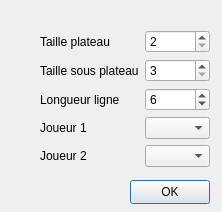
<?xml version="1.0" encoding="UTF-8"?>
<ui version="4.0">
 <class>Selec</class>
 <widget class="QDialog" name="Selec">
  <property name="geometry">
   <rect>
    <x>0</x>
    <y>0</y>
    <width>222</width>
    <height>212</height>
   </rect>
  </property>
  <property name="windowTitle">
   <string>Dialog</string>
  </property>
  <widget class="QWidget" name="formLayoutWidget">
   <property name="geometry">
    <rect>
     <x>40</x>
     <y>30</y>
     <width>170</width>
     <height>146</height>
    </rect>
   </property>
   <layout class="QFormLayout" name="formLayout">
    <item row="0" column="0">
     <widget class="QLabel" name="label">
      <property name="text">
       <string>Taille plateau</string>
      </property>
     </widget>
    </item>
    <item row="1" column="0">
     <widget class="QLabel" name="label_2">
      <property name="text">
       <string>Taille sous plateau</string>
      </property>
     </widget>
    </item>
    <item row="2" column="0">
     <widget class="QLabel" name="label_3">
      <property name="text">
       <string>Longueur ligne</string>
      </property>
     </widget>
    </item>
    <item row="0" column="1">
     <widget class="QSpinBox" name="tp">
      <property name="minimum">
       <number>2</number>
      </property>
      <property name="maximum">
       <number>4</number>
      </property>
     </widget>
    </item>
    <item row="1" column="1">
     <widget class="QSpinBox" name="tssp">
      <property name="minimum">
       <number>3</number>
      </property>
      <property name="maximum">
       <number>9</number>
      </property>
     </widget>
    </item>
    <item row="2" column="1">
     <widget class="QSpinBox" name="ll">
      <property name="minimum">
       <number>2</number>
      </property>
      <property name="maximum">
       <number>42</number>
      </property>
      <property name="value">
       <number>6</number>
      </property>
     </widget>
    </item>
    <item row="3" column="0">
     <widget class="QLabel" name="label_4">
      <property name="text">
       <string>Joueur 1 </string>
      </property>
     </widget>
    </item>
    <item row="4" column="0">
     <widget class="QLabel" name="label_5">
      <property name="text">
       <string>Joueur 2 </string>
      </property>
     </widget>
    </item>
    <item row="3" column="1">
     <widget class="QComboBox" name="j1"/>
    </item>
    <item row="4" column="1">
     <widget class="QComboBox" name="j2"/>
    </item>
   </layout>
  </widget>
  <widget class="QPushButton" name="okButton">
   <property name="geometry">
    <rect>
     <x>130</x>
     <y>180</y>
     <width>80</width>
     <height>24</height>
    </rect>
   </property>
   <property name="text">
    <string>OK</string>
   </property>
  </widget>
 </widget>
 <resources/>
 <connections/>
</ui>
